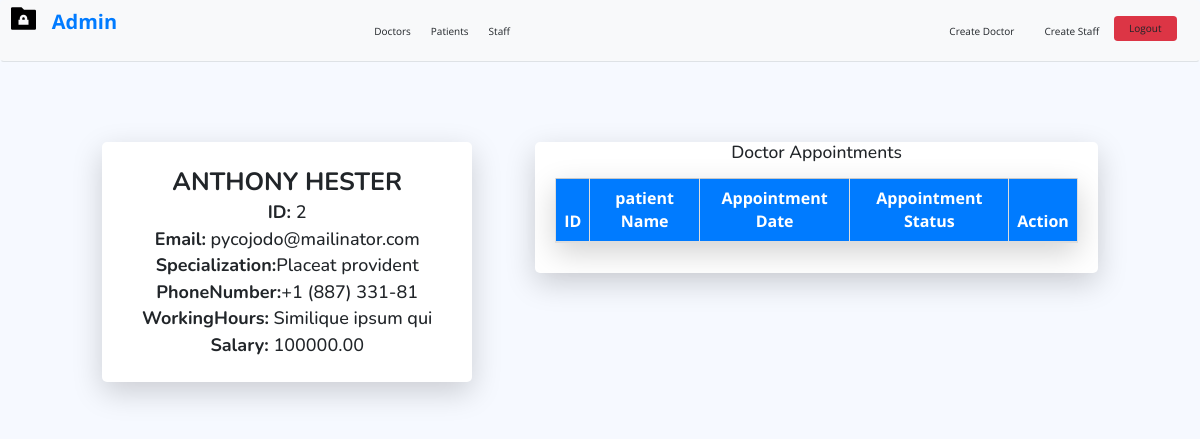
Screenshot of /admin/view_doctor.php?id=2 (signed in) with the database file from the repository.
### tables this page shows
CREATE TABLE `doctors` (
  `DoctorID` int(11) NOT NULL,
  `FullName` varchar(100) NOT NULL,
  `Specialization` varchar(50) NOT NULL,
  `PhoneNumber` varchar(15) DEFAULT NULL,
  `Email` varchar(100) DEFAULT NULL,
  `WorkingHours` text DEFAULT NULL,
  `Salary` decimal(10,2) DEFAULT NULL,
  `consultationFee` varchar(255) NOT NULL
);

### admin/view_doctor.php (the view, shortened to what this page needs)
<?php
include "../share/head.php";
if (isset($_GET['id'])) {
    $id = $_GET['id'];
    $select = "SELECT * FROM doctors WHERE DoctorID = $id";
    $query = mysqli_query($connect, $select);
    $data = mysqli_fetch_assoc($query);
    $select = "SELECT * FROM doctors WHERE DoctorID = $id";
    $query = mysqli_query($connect, $select);
    $data = mysqli_fetch_assoc($query);
}
include "../share/header_admin.php";
?>
<main id="main" class="main">
    <section class="section profile">
        <div class="row justify-content-around">
            <div class="col-xl-4">
                <div class="card shadow-lg">
                    <div class="card-body profile-card pt-4 d-flex flex-column align-items-center">
                        <h1 class="text-uppercase mt-3"><b><?= $data['FullName']; ?></b></h1>
                        <h3><b>ID: </b><?= $data['DoctorID']; ?></h3>
                        <h3><b>Email:</b> <?= $data['Email']; ?></h3>
                        <h3> <b>Specialization:</b><?= $data['Specialization']; ?></h3>
                        <h3> <b>PhoneNumber:</b><?= $data['PhoneNumber']; ?></h3>
                        <h3><b>WorkingHours:</b> <?= $data['WorkingHours']; ?></h3>
                        <h3><b>Salary:</b> <?= $data['Salary']; ?></h3>
                    </div>
                </div>
            </div>
            <div class="col-xl-6">
                <div class="card shadow-lg">
                    <div class="card-body">
                        <h3 class="text-center mb-4">Doctor Appointments</h3>
                        <table class="table table-bordered table-striped table-hover shadow-lg w-100">
                            <thead class="table-light">
                                <tr>
                                    <th>ID</th>
                                    <th>patient Name </th>
                                    <th>Appointment Date</th>
                                    <th>Appointment Status</th>
                                    <th>Action</th>
                                </tr>
                            </thead>
                        </table>
                    </div>
                </div>
            </div>
        </div>
    </section>
</main>
<?php
include "../share/footer.php";
?>

### assets/css/style.css (style rules this page uses)
.table { width: 100%; border-collapse: collapse; }
.table-bordered { border: 1px solid #ddd; }
.table th, .table td { text-align: center; padding: 12px; font-size: 16px; }
.table th { background-color: #007bff; color: white; }
.card { border-radius: 15px; box-shadow: 0 4px 8px rgba(0, 0, 0, 0.1); }
body { background-color: #f8f9fa; }
:root { scroll-behavior: smooth; }
body { font-family: "Open Sans", sans-serif; background: #f6f9ff; color: #444444; }
h1, h2, h3, h4, h5, h6 { font-family: "Nunito", sans-serif; }
#main { margin-top: 60px; padding: 20px 30px; transition: all 0.3s; }
.card { margin-bottom: 30px; border: none; border-radius: 5px; box-shadow: 0px 0 30px rgba(1, 41, 112, 0.1); }
.card-body { padding: 0 20px 20px 20px; }
@media (min-width: 1200px) { #main, #footer { margin-left: auto; } }
.profile .profile-card h3 { font-size: 18px; }

### rows the page displays
doctors: FullName "ANTHONY HESTER", DoctorID "2", Email "pycojodo@mailinator.com", Specialization "Placeat provident", PhoneNumber "+1 (887) 331-81", WorkingHours "Similique ipsum qui", Salary "100000.00"
